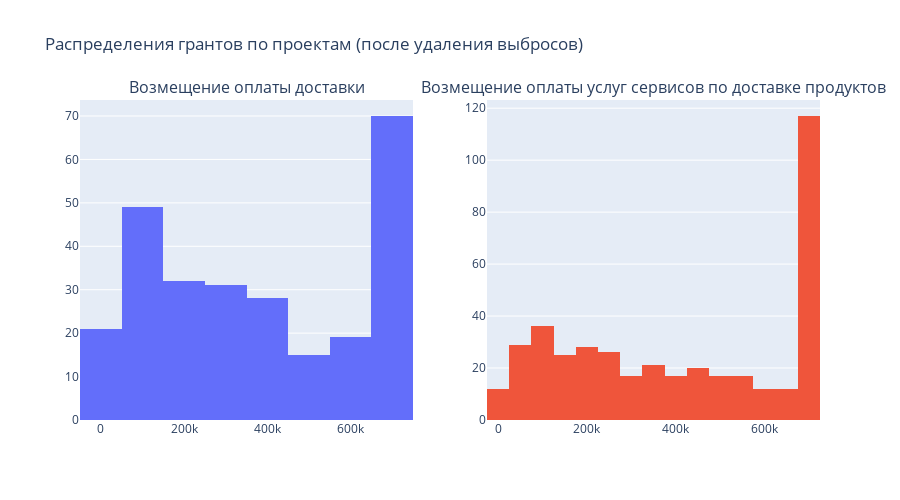

Notebook code for this chart:
### Markdown cell above
#### 3.5.3. Проект 1 - Возмещение оплаты доставки; Проект 2 - Возмещение оплаты услуг сервисов по доставке продуктов

Оба проекта связаны с доставкой. Ни в одном из данных проектов не было обнаружено выбросов.

Высокий уровень p-value не позволяет отклонить нулевую гипотезу о равенстве средних.

### Code cell
fig = make_subplots(rows=1,
                    cols=2,
                    shared_yaxes=False,
                    subplot_titles=['Возмещение оплаты доставки', 'Возмещение оплаты услуг сервисов по доставке продуктов'])

fig.append_trace(go.Histogram(x=df_to_test[df_to_test['project_name'] == 'Возмещение оплаты доставки']['amount'],
                              name='Возмещение оплаты доставки'), 
                              1, 1)

fig.append_trace(go.Histogram(x=df_to_test[df_to_test['project_name'] == 'Возмещение оплаты услуг сервисов по доставке продуктов']['amount'],
                              name='Возмещение оплаты услуг сервисов по доставке продуктов'),
                              1, 2)

fig.update_layout(title='Распределения грантов по проектам (после удаления выбросов)',
                  height=500,
                  coloraxis=dict(colorscale='Bluered_r'),
                  showlegend=False)
fig.show()

display(Image(filename='img/delivery_products_delivery.png', width=800))

### Figure 1 — Plotly figure (JSON) as saved in the notebook; plotly's stock layout.template omitted (floating-point values rounded to 4 significant figures; data arrays with more than 128 entries replaced by an {"elided": "..."} marker saying what was removed)
{"data": [{"name": "Возмещение оплаты доставки", "type": "histogram", "x": {"elided": "265 float values"}, "xaxis": "x", "yaxis": "y"}, {"name": "Возмещение оплаты услуг сервисов по доставке продуктов", "type": "histogram", "x": {"elided": "406 float values"}, "xaxis": "x2", "yaxis": "y2"}], "layout": {"annotations": [{"font": {"size": 16}, "showarrow": false, "text": "Возмещение оплаты доставки", "x": 0.225, "xanchor": "center", "xref": "paper", "y": 1, "yanchor": "bottom", "yref": "paper"}, {"font": {"size": 16}, "showarrow": false, "text": "Возмещение оплаты услуг сервисов по доставке продуктов", "x": 0.775, "xanchor": "center", "xref": "paper", "y": 1, "yanchor": "bottom", "yref": "paper"}], "coloraxis": {"colorscale": [[0, "rgb(255,0,0)"], [1, "rgb(0,0,255)"]]}, "height": 500, "showlegend": false, "title": {"text": "Распределения грантов по проектам (после удаления выбросов)"}, "xaxis": {"anchor": "y", "domain": [0, 0.45]}, "xaxis2": {"anchor": "y2", "domain": [0.55, 1]}, "yaxis": {"anchor": "x", "domain": [0, 1]}, "yaxis2": {"anchor": "x2", "domain": [0, 1]}}}
